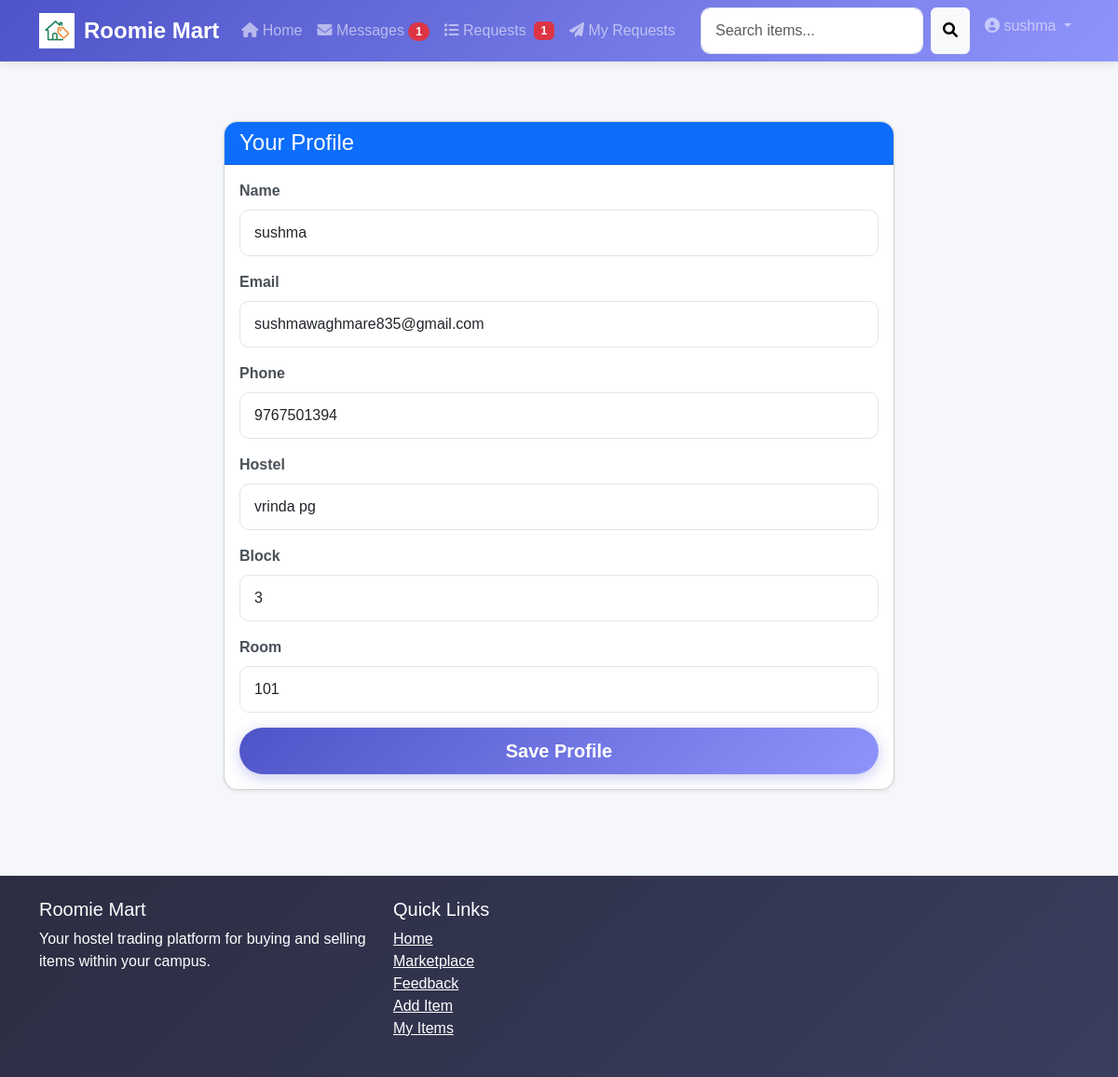
The app's page /profile (signed in) with its own data.
### tables this page shows
CREATE TABLE users (
        id INTEGER PRIMARY KEY AUTOINCREMENT,
        name TEXT NOT NULL,
        email TEXT UNIQUE NOT NULL,
        password TEXT NOT NULL,
        phone TEXT,
        hostel TEXT,
        block TEXT,
        room TEXT,
        created_at TIMESTAMP DEFAULT CURRENT_TIMESTAMP
    );

### controllers/auth_controller.py (the view, shortened to what this page needs)
@auth_bp.route('/profile', methods=['GET', 'POST'])
@login_required
def profile():
    user = User.get_user_by_id(session['user_id'])
    return render_template('profile.html', user=user)

### app.py (called while the page is built)
@app.context_processor
def inject_pending_request_count():
    user_id = session.get('user_id')
    pending_requests_count = 0
    if user_id:
        try:
            pending_requests_count = RequestModel.count_pending_requests_for_owner(user_id)
        except Exception:
            pending_requests_count = 0
    return dict(pending_requests_count=pending_requests_count)

@app.context_processor
def inject_current_user():
    if 'user_id' in session:
        user = SimpleNamespace(
            is_authenticated=True,
            id=session.get('user_id'),
            name=session.get('user_name'),
            email=session.get('user_email'),
            hostel=session.get('hostel'),
            block=session.get('block')
        )
    else:
        user = SimpleNamespace(is_authenticated=False)
    return {'current_user': user}

### database/db_connection.py (called while the page is built)
def get_db_connection():
    conn = None
    try:
        conn = sqlite3.connect(DATABASE_PATH)
        conn.row_factory = sqlite3.Row
        return conn
    except Error as e:
        print(e)
    return conn

### models/request_model.py (called while the page is built)
    @staticmethod
    def count_pending_requests_for_owner(owner_id):
        conn = get_db_connection()
        cur = conn.cursor()
        cur.execute('''
            SELECT COUNT(*) FROM requests
            WHERE owner_id = ? AND status = 'pending'
        ''', (owner_id,))
        count = cur.fetchone()[0]
        conn.close()
        return count

### models/user_model.py (called while the page is built)
    @staticmethod
    def get_user_by_id(user_id):
        conn = get_db_connection()
        cursor = conn.cursor()
        cursor.execute('SELECT * FROM users WHERE id = ?', (user_id,))
        user = cursor.fetchone()
        conn.close()
        return user

### utils/authentication.py (called while the page is built)
def login_required(f):
    @wraps(f)
    def decorated_function(*args, **kwargs):
        if 'user_id' not in session:
            flash('Please login to access this page', 'error')
            return redirect(url_for('auth_bp.login'))
        return f(*args, **kwargs)
    return decorated_function

### templates/profile.html (shortened to what this page needs)
{% extends 'base.html' %}
{% block content %}
<div class="container page-transition">
    <div class="row justify-content-center">
        <div class="col-md-8">
            <div class="card mt-4 shadow-sm">
                <div class="card-header bg-primary text-white">
                    <h4 class="mb-0">Your Profile</h4>
                </div>
                <div class="card-body">
                    {% if user %}
                    <form method="POST" action="{{ url_for('auth_bp.profile') }}">
                        <div class="mb-3">
                            <label class="form-label">Name</label>
                            <input type="text" name="name" class="form-control" value="{{ user['name'] }}" required>
                        </div>
                        <div class="mb-3">
                            <label class="form-label">Email</label>
                            <input type="email" class="form-control" value="{{ user['email'] }}" readonly>
                        </div>
                        <div class="mb-3">
                            <label class="form-label">Phone</label>
                            <input type="text" name="phone" class="form-control" value="{{ user['phone'] }}" required>
                        </div>
                        <div class="mb-3">
                            <label class="form-label">Hostel</label>
                            <input type="text" name="hostel" class="form-control" value="{{ user['hostel'] }}" required>
                        </div>
                        <div class="mb-3">
                            <label class="form-label">Block</label>
                            <input type="text" name="block" class="form-control" value="{{ user['block'] }}" required>
                        </div>
                        <div class="mb-3">
                            <label class="form-label">Room</label>
                            <input type="text" name="room" class="form-control" value="{{ user['room'] }}" required>
                        </div>
                        <div class="d-grid">
                            <button type="submit" class="btn btn-primary btn-lg">Save Profile</button>
                        </div>
                    </form>
                    {% else %}
                    <div class="alert alert-info">No profile found. Please <a href="{{ url_for('auth_bp.register') }}">register</a> or login.</div>
                    {% endif %}
                </div>
            </div>
        </div>
    </div>
</div>
{% endblock %}

### templates/base.html (shortened to what this page needs)
<!DOCTYPE html>
<html lang="en">
<head>
    <link href="https://cdn.jsdelivr.net/npm/bootstrap@5.3.0-alpha1/dist/css/bootstrap.min.css" rel="stylesheet">
    <link rel="stylesheet" href="https://cdnjs.cloudflare.com/ajax/libs/font-awesome/6.0.0/css/all.min.css">
    <link rel="stylesheet" href="{{ url_for('static', filename='css/style.css') }}">
    <link rel="stylesheet" href="{{ url_for('static', filename='css/animation.css') }}">
    <link rel="stylesheet" href="{{ url_for('static', filename='css/messaging.css') }}">
</head>
<body>
    <nav class="navbar navbar-expand-lg navbar-dark bg-primary sticky-top">
        <div class="container">
            <a class="navbar-brand d-flex align-items-center" href="{{ url_for('index') }}">
                <img src="{{ url_for('static', filename='images/pg logo.png') }}" alt="Roomie Mart" style="height:38px; width:auto; object-fit:contain; margin-right:10px;">
                <span class="navbar-brand-text">Roomie Mart</span>
            </a>
            <div class="collapse navbar-collapse" id="navbarNav">
                <ul class="navbar-nav me-auto">
                    <li class="nav-item">
                        <a class="nav-link" href="{{ url_for('index') }}"><i class="fas fa-home"></i> Home</a>
                    </li>
                    {% if session.get('user_id') %}
                    <li class="nav-item">
                        <a class="nav-link" href="{{ url_for('message_bp.messages') }}">
                            <i class="fas fa-envelope"></i> Messages
                            <span id="unread-badge" class="badge bg-danger rounded-pill" style="display: none;"></span>
                        </a>
                    </li>
                    <li class="nav-item">
                        <a class="nav-link d-flex align-items-center justify-content-between" href="{{ url_for('requests_bp.owner_requests') }}">
                            <span><i class="fas fa-list"></i> Requests</span>
                            {% if pending_requests_count > 0 %}
                                <span class="badge bg-danger ms-2">{{ pending_requests_count }}</span>
                            {% endif %}
                        </a>
                    </li>
                    <li class="nav-item">
                        <a class="nav-link" href="{{ url_for('requests_bp.my_requests') }}"><i class="fas fa-paper-plane"></i> My Requests</a>
                    </li>
                    {% endif %}
                </ul>
                <div class="d-flex">
                    <form class="d-flex me-2" action="{{ url_for('item_bp.search') }}" method="GET">
                        <input class="form-control me-2" type="search" name="query" placeholder="Search items...">
                        <button class="btn btn-light" type="submit"><i class="fas fa-search"></i></button>
                    </form>
                    <ul class="navbar-nav">
                        {% if session.get('user_id') %}
                        <li class="nav-item dropdown">
                            <a class="nav-link dropdown-toggle" href="#" id="navbarDropdown" role="button" data-bs-toggle="dropdown">
                                <i class="fas fa-user-circle"></i> {{ session.get('user_name', 'User') }}
                            </a>
                        </li>
                        {% else %}
                        <li class="nav-item">
                            <a class="nav-link btn btn-primary text-white" href="{{ url_for('auth_bp.register') }}"><i class="fas fa-user-plus"></i> Register</a>
                        </li>
                        {% endif %}
                    </ul>
                </div>
            </div>
        </div>
    </nav>
    <main class="container py-4">
        {% block content %}{% endblock %}
    </main>
    <footer class="bg-dark text-white py-4 mt-5">
        <div class="container">
            <div class="row">
                <div class="col-md-4">
                    <h5>Roomie Mart</h5>
                    <p>Your hostel trading platform for buying and selling items within your campus.</p>
                </div>
                <div class="col-md-4">
                    <h5>Quick Links</h5>
                    <ul class="list-unstyled">
                        <li><a href="{{ url_for('index') }}" class="text-white">Home</a></li>
                        <li><a href="{{ url_for('item_bp.marketplace') }}" class="text-white">Marketplace</a></li>
                        <li><a href="{{ url_for('feedback_bp.feedback') }}" class="text-white">Feedback</a></li>
                        {% if session.get('user_id') %}
                        <li><a href="{{ url_for('item_bp.add_item') }}" class="text-white">Add Item</a></li>
                        <li><a href="{{ url_for('item_bp.my_items') }}" class="text-white">My Items</a></li>
                        {% endif %}
                    </ul>
                </div>
            </div>
        </div>
    </footer>
</body>
</html>

### static/css/style.css (style rules this page uses)
:root { --primary-color: #4e54c8; --secondary-color: #8f94fb; --accent-color: #ff6b6b; --light-color: #f8f9fa; --dark-color: #343a40; --success-color: #28a745; --info-color: #17a2b8; --warning-color: #ffc107; --danger-color: #dc3545; }
body { font-family: 'Poppins', sans-serif; background-color: #f5f7fa; color: #333; }
.navbar { box-shadow: 0 2px 10px rgba(0, 0, 0, 0.1); background: linear-gradient(135deg, var(--primary-color), var(--secondary-color)) !important; }
.navbar-brand { font-weight: 700; font-size: 1.5rem; display: flex; align-items: center; }
.navbar-brand-text { font-weight: 700; font-size: 1.5rem; color: #fff; line-height: 1; }
.card { border-radius: 15px; overflow: hidden; box-shadow: 0 5px 15px rgba(0, 0, 0, 0.1); transition: transform 0.3s ease, box-shadow 0.3s ease; margin-bottom: 20px; }
.btn-primary { background: linear-gradient(135deg, var(--primary-color), var(--secondary-color)); border: none; border-radius: 30px; padding: 10px 25px; font-weight: 600; box-shadow: 0 4px 15px rgba(78, 84, 200, 0.3); transition: all 0.3s ease; }
.form-control { border-radius: 10px; padding: 12px 15px; border: 1px solid #e1e5eb; transition: all 0.3s ease; }
.form-label { font-weight: 600; color: #495057; }
footer { background: linear-gradient(135deg, #2b2d42, #3a3d5d); }

### static/css/animation.css (style rules this page uses)
.page-transition { animation: pageTransition 0.5s ease; }

### static/css/messaging.css (style rules this page uses)
.badge { animation: pulse 2s infinite; }

### records on screen
users: get "sushma", name "sushma", email "sushmawaghmare835@gmail.com", phone "9767501394", hostel "vrinda pg", block "3", room "101"

### other values on screen
{{ pending_requests_count }} "1"
